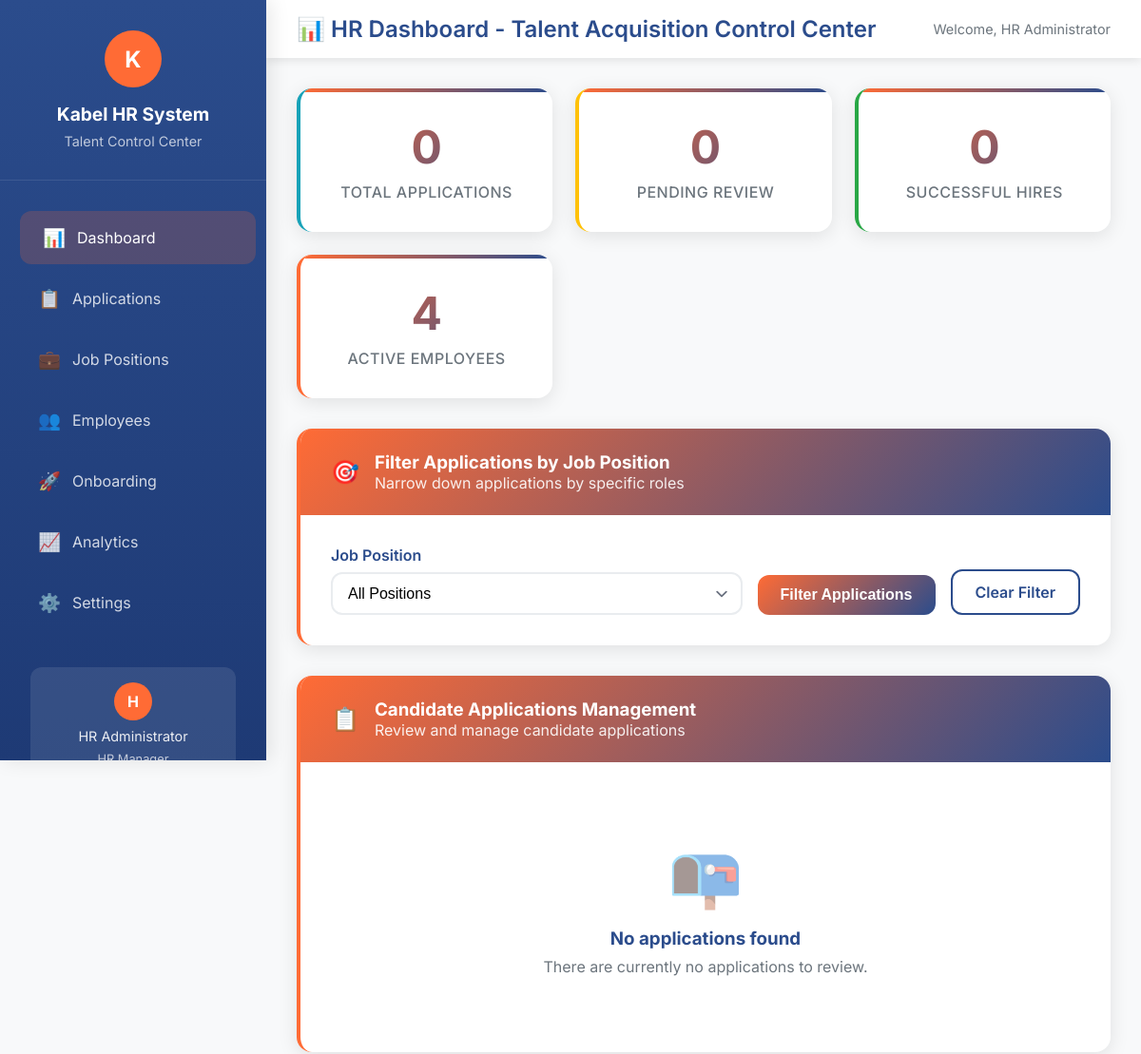
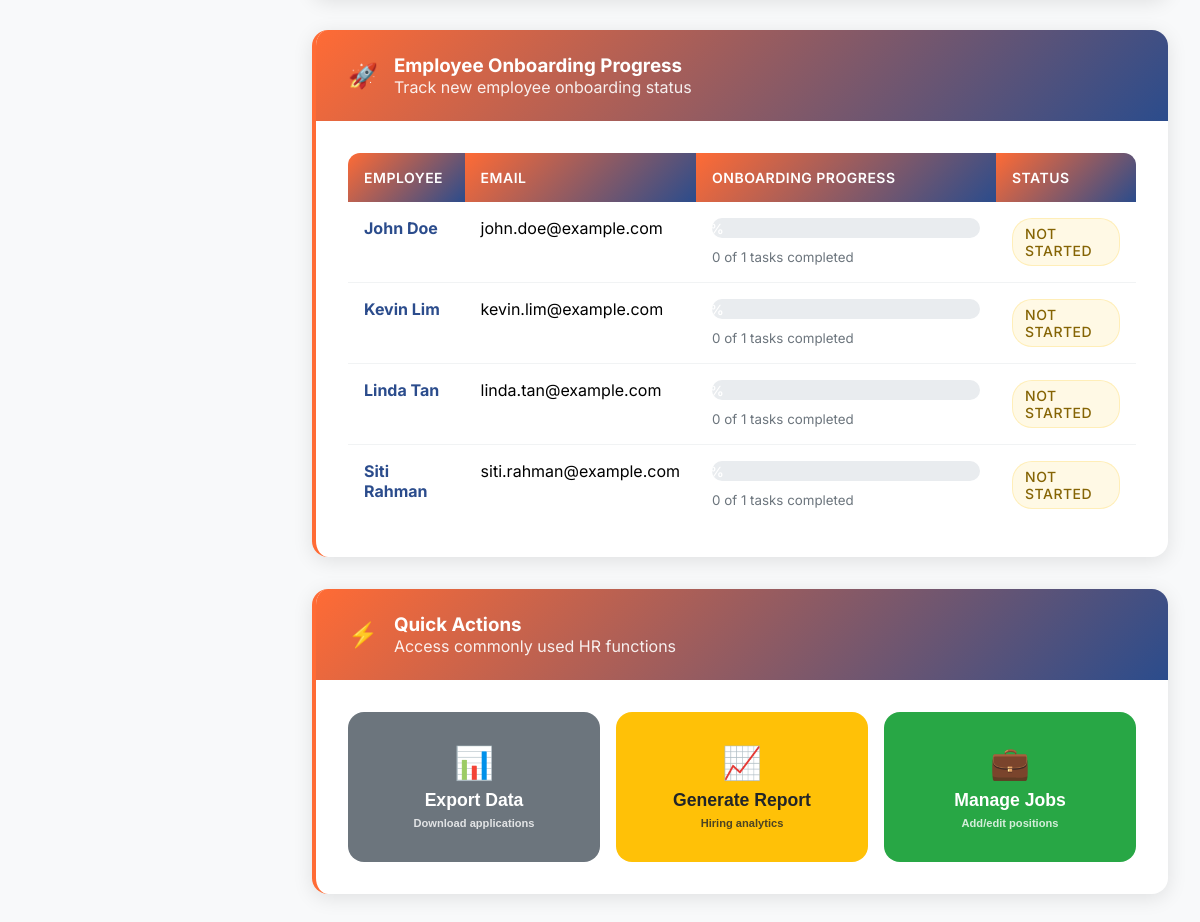
/hr-dashboard.php (signed in), run on the app's committed database (2 pictures, top to bottom).
### tables this page shows
CREATE TABLE users (
    id INT AUTO_INCREMENT PRIMARY KEY,
    username VARCHAR(50) UNIQUE NOT NULL,
    email VARCHAR(100) UNIQUE NOT NULL,
    password VARCHAR(255) NOT NULL,
    full_name VARCHAR(100) NOT NULL,
    role ENUM('hr', 'candidate', 'employee') NOT NULL,
    status ENUM('active', 'inactive') DEFAULT 'active',
    created_at TIMESTAMP DEFAULT CURRENT_TIMESTAMP,
    updated_at TIMESTAMP DEFAULT CURRENT_TIMESTAMP ON UPDATE CURRENT_TIMESTAMP
);

### hr-dashboard.php (the view, shortened to what this page needs)
<?php
require_once 'includes/functions.php';
try {
    $stmt = $connection->query("SELECT COUNT(*) as total FROM applications");
    $total_applications = $stmt->fetch_assoc()['total'];
    $stmt = $connection->query("SELECT COUNT(*) as pending FROM applications WHERE status = 'pending'");
    $pending_applications = $stmt->fetch_assoc()['pending'];
    $stmt = $connection->query("SELECT COUNT(*) as hired FROM applications WHERE status = 'hired'");
    $hired_candidates = $stmt->fetch_assoc()['hired'];
    $stmt = $connection->query("SELECT COUNT(*) as employees FROM users WHERE role = 'employee' AND status = 'active'");
    $active_employees = $stmt->fetch_assoc()['employees'];
    $filter_job_id = isset($_GET['job_id']) ? (int)$_GET['job_id'] : null;
    $applications = getApplicationsForHR($filter_job_id);
} catch(Exception $e) {
    $error = "Database error: " . $e->getMessage();
}
?>
<!DOCTYPE html>
<html lang="en">
<head>
</head>
<body>
    <div class="sidebar" id="sidebar">
        <div class="sidebar-brand">
            <div class="logo">K</div>
            <h3>Kabel HR System</h3>
            <p>Talent Control Center</p>
        </div>
        <ul class="sidebar-nav">
            <li>
                <a href="hr-dashboard.php" class="active">
                    <span class="icon">📊</span>
                    <span>Dashboard</span>
                </a>
            </li>
            <li>
                <a href="manage-applications.php">
                    <span class="icon">📋</span>
                    <span>Applications</span>
                </a>
            </li>
            <li>
                <a href="manage-jobs.php">
                    <span class="icon">💼</span>
                    <span>Job Positions</span>
                </a>
            </li>
            <li>
                <a href="employee-management.php">
                    <span class="icon">👥</span>
                    <span>Employees</span>
                </a>
            </li>
            <li>
                <a href="onboarding.php">
                    <span class="icon">🚀</span>
                    <span>Onboarding</span>
                </a>
            </li>
            <li>
                <a href="reports.php">
                    <span class="icon">📈</span>
                    <span>Analytics</span>
                </a>
            </li>
            <li>
                <a href="settings.php">
                    <span class="icon">⚙️</span>
                    <span>Settings</span>
                </a>
            </li>
        </ul>
        <div class="sidebar-footer">
            <div class="user-profile">
                <div class="avatar"><?php echo substr($_SESSION['full_name'], 0, 1); ?></div>
                <div style="color: rgba(255,255,255,0.9); font-size: 0.9rem; margin-bottom: 0.5rem;">
                    <?php echo htmlspecialchars($_SESSION['full_name']); ?>
                </div>
                <div style="color: rgba(255,255,255,0.7); font-size: 0.8rem; margin-bottom: 1rem;">
                    HR Manager
                </div>
            </div>
        </div>
    </div>
    <div class="main-content">
        <div class="topbar">
            <h1 class="page-title">📊 HR Dashboard - Talent Acquisition Control Center</h1>
            <div class="topbar-actions">
                <span style="color: #6c757d; font-size: 0.9rem;">
                    Welcome, <?php echo htmlspecialchars($_SESSION['full_name']); ?>
                </span>
            </div>
        </div>
        <div class="content-area">
            <div class="dashboard-grid">
                <div class="stat-card">
                    <div class="stat-number"><?php echo $total_applications; ?></div>
                    <div class="stat-label">Total Applications</div>
                </div>
                <div class="stat-card">
                    <div class="stat-number"><?php echo $pending_applications; ?></div>
                    <div class="stat-label">Pending Review</div>
                </div>
                <div class="stat-card">
                    <div class="stat-number"><?php echo $hired_candidates; ?></div>
                    <div class="stat-label">Successful Hires</div>
                </div>
                <div class="stat-card">
                    <div class="stat-number"><?php echo $active_employees; ?></div>
                    <div class="stat-label">Active Employees</div>
                </div>
            </div>
            <div class="card">
                <div class="card-header">
                    <span class="icon">🎯</span>
                    <div>
                        <h3>Filter Applications by Job Position</h3>
                        <p style="margin: 0; opacity: 0.9;">Narrow down applications by specific roles</p>
                    </div>
                </div>
                <div class="card-body">
                    <form method="GET" class="filter-form">
                        <div class="form-group">
                            <label for="job_filter" class="form-label">Job Position</label>
                            <select name="job_id" id="job_filter" class="form-control form-select">
                                <option value="">All Positions</option>
                            </select>
                        </div>
                        <button type="submit" class="btn btn-primary">Filter Applications</button>
                        <a href="hr-dashboard.php" class="btn btn-outline">Clear Filter</a>
                    </form>
                </div>
            </div>
            <div class="card">
                <div class="card-header">
                    <span class="icon">📋</span>
                    <div>
                        <h3>Candidate Applications Management</h3>
                        <p style="margin: 0; opacity: 0.9;">Review and manage candidate applications</p>
                    </div>
                </div>
                <div class="card-body">
                    <?php if (empty($applications)): ?>
                        <div class="empty-state">
                            <div class="icon">📭</div>
                            <h3>No applications found</h3>
                            <p>There are currently no applications to review.</p>
                        </div>
                    <?php endif; ?>
                </div>
            </div>
            <div class="card">
                <div class="card-header">
                    <span class="icon">🚀</span>
                    <div>
                        <h3>Employee Onboarding Progress</h3>
                        <p style="margin: 0; opacity: 0.9;">Track new employee onboarding status</p>
                    </div>
                </div>
                <div class="card-body">
                    <?php
                    try {
                        $stmt = $connection->query("
                            SELECT u.id, u.full_name, u.email,
                                   COUNT(eo.id) as total_tasks,
                                   SUM(CASE WHEN eo.status = 'completed' THEN 1 ELSE 0 END) as completed_tasks
                            FROM users u
                            LEFT JOIN employee_onboarding eo ON u.id = eo.employee_id
                            WHERE u.role = 'employee' AND u.status = 'active'
                            GROUP BY u.id, u.full_name, u.email
                            ORDER BY u.full_name
                        ");
                        $employees = $stmt->fetch_all(MYSQLI_ASSOC);
                    } catch(Exception $e) {
                        $employees = [];
                    }
                    ?>
                    <?php if (empty($employees)): ?>
                        <div class="empty-state">
                            <div class="icon">👥</div>
                            <h3>No employees found</h3>
                            <p>No employees are currently in the onboarding process.</p>
                        </div>
                    <?php else: ?>
                        <div class="table-responsive">
                            <table class="table">
                                <thead>
                                    <tr>
                                        <th>Employee</th>
                                        <th>Email</th>
                                        <th>Onboarding Progress</th>
                                        <th>Status</th>
                                    </tr>
                                </thead>
                                <tbody>
                                    <?php foreach ($employees as $employee): ?>
                                        <?php
                                        $total = max(1, $employee['total_tasks']);
                                        $completed = $employee['completed_tasks'];
                                        $progress = round(($completed / $total) * 100);
                                        ?>
                                        <tr>
                                            <td>
                                                <strong style="color: var(--secondary-color);"><?php echo htmlspecialchars($employee['full_name']); ?></strong>
                                            </td>
                                            <td>
                                                <?php echo htmlspecialchars($employee['email']); ?>
                                            </td>
                                            <td style="width: 300px;">
                                                <div class="progress">
                                                    <div class="progress-bar" style="width: <?php echo $progress; ?>%">
                                                        <?php echo $progress; ?>%
                                                    </div>
                                                </div>
                                                <small style="color: #6c757d;">
                                                    <?php echo $completed; ?> of <?php echo $total; ?> tasks completed
                                                </small>
                                            </td>
                                            <td>
                                                <?php if ($progress == 100): ?>
                                                    <span class="status-badge status-completed">Completed</span>
                                                <?php elseif ($progress > 0): ?>
                                                    <span class="status-badge status-in-progress">In Progress</span>
                                                <?php else: ?>
                                                    <span class="status-badge status-pending">Not Started</span>
                                                <?php endif; ?>
                                            </td>
                                        </tr>
                                    <?php endforeach; ?>
                                </tbody>
                            </table>
                        </div>
                    <?php endif; ?>
                </div>
            </div>
            <div class="card">
                <div class="card-header">
                    <span class="icon">⚡</span>
                    <div>
                        <h3>Quick Actions</h3>
                        <p style="margin: 0; opacity: 0.9;">Access commonly used HR functions</p>
                    </div>
                </div>
                <div class="card-body">
                    <div class="quick-actions-grid">
                        <button onclick="exportApplications()" class="quick-action-btn btn-secondary">
                            <div style="font-size: 2rem; margin-bottom: 0.5rem;">📊</div>
                            <div style="font-size: 1.1rem; margin-bottom: 0.25rem;">Export Data</div>
                            <small style="opacity: 0.8;">Download applications</small>
                        </button>
                        <button onclick="generateReport()" class="quick-action-btn btn-warning">
                            <div style="font-size: 2rem; margin-bottom: 0.5rem;">📈</div>
                            <div style="font-size: 1.1rem; margin-bottom: 0.25rem;">Generate Report</div>
                            <small style="opacity: 0.8;">Hiring analytics</small>
                        </button>
                        <button onclick="manageJobs()" class="quick-action-btn btn-success">
                            <div style="font-size: 2rem; margin-bottom: 0.5rem;">💼</div>
                            <div style="font-size: 1.1rem; margin-bottom: 0.25rem;">Manage Jobs</div>
                            <small style="opacity: 0.8;">Add/edit positions</small>
                        </button>
                    </div>
                </div>
            </div>
        </div>
    </div>
</body>
</html>

### data on the page
users: full_name "John Doe", email "john.doe@example.com", completed "0", total "1"
users: full_name "Kevin Lim", email "kevin.lim@example.com", completed "0", total "1"
users: full_name "Linda Tan", email "linda.tan@example.com", completed "0", total "1"
users: full_name "Siti Rahman", email "siti.rahman@example.com", completed "0", total "1"

### other printed values
substr($_SESSION['full_name'], 0, 1) "H"
$_SESSION['full_name'] "HR Administrator"
$total_applications "0"
$pending_applications "0"
$hired_candidates "0"
$active_employees "4"
